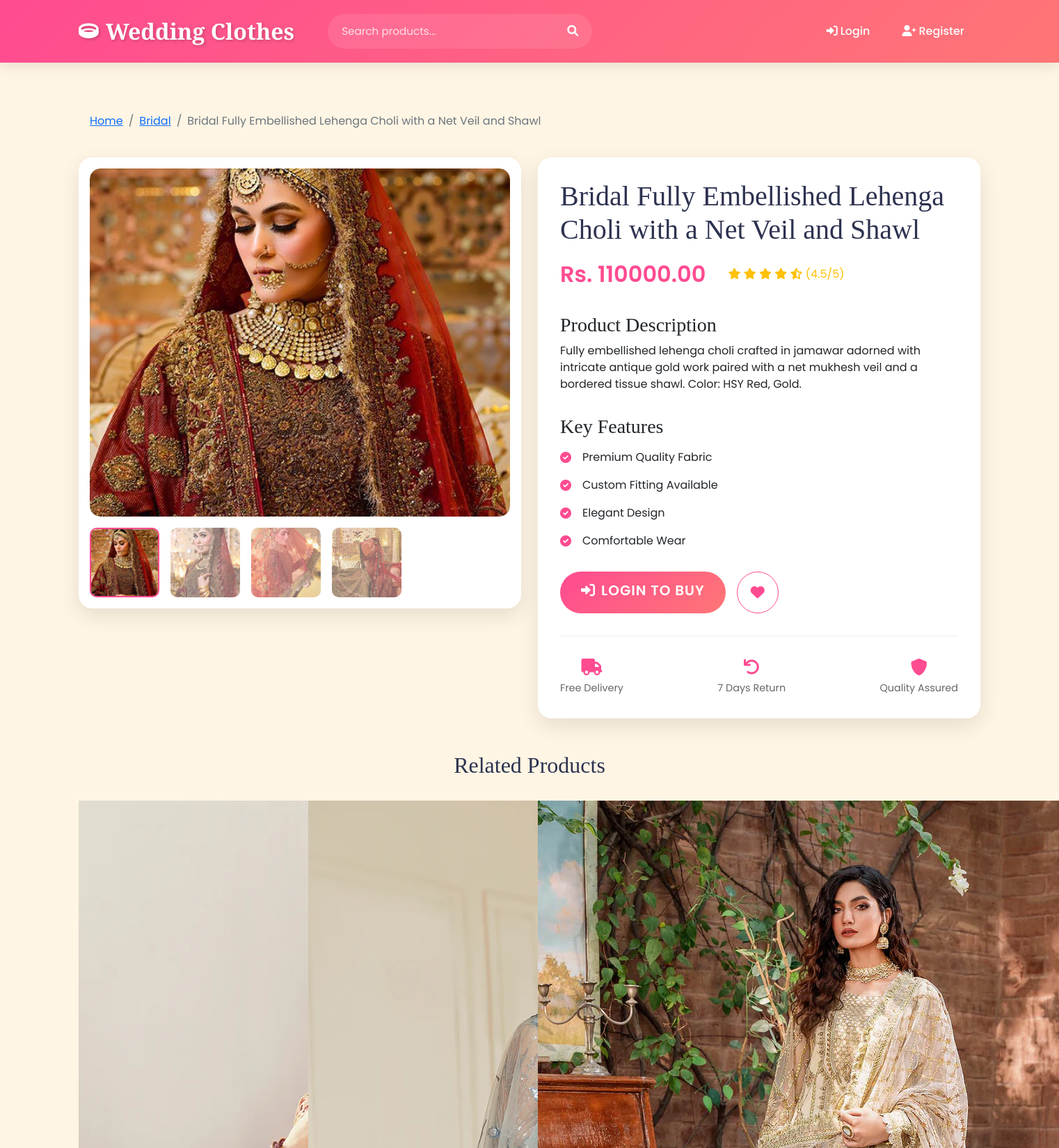
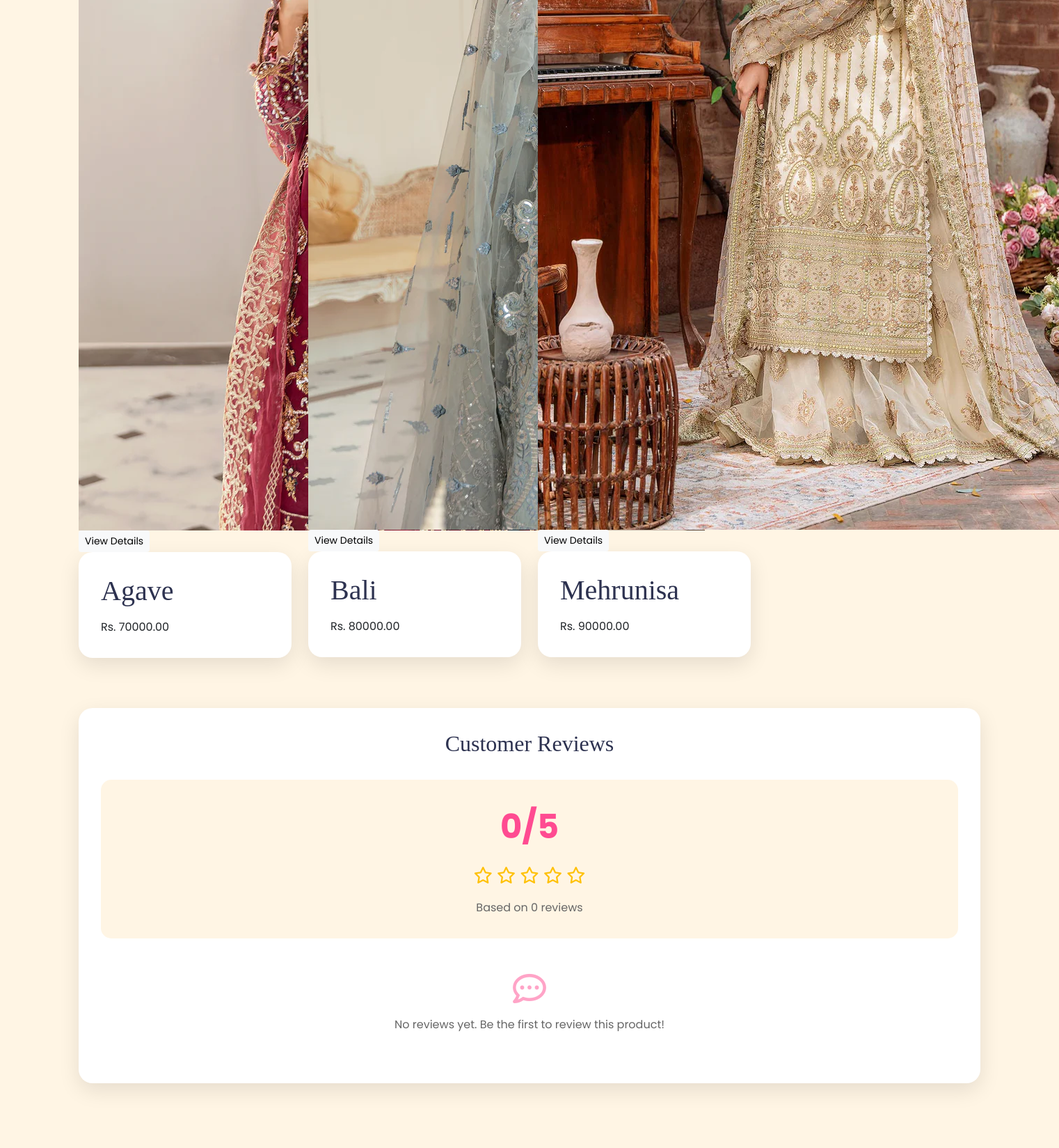
The page /product/9/ (upper part) on the database its author committed (2 pictures, top to bottom).
### shopapp/models.py (models this page shows, shortened)
class Product(models.Model):
    category = models.ForeignKey(Category, on_delete=models.CASCADE)
    name = models.CharField(max_length=200)
    price = models.DecimalField(max_digits=10, decimal_places=2)
    description = models.TextField()
    image = models.ImageField(upload_to='products/')

class Category(models.Model):
    name = models.CharField(max_length=100)
    image = models.ImageField(upload_to='categories/', null=True, blank=True)

class ProductImage(models.Model):
    product = models.ForeignKey(Product, related_name='images', on_delete=models.CASCADE)
    image = models.ImageField(upload_to='product_gallery/')
    is_featured = models.BooleanField(default=False)

### shopapp/views.py (the view, shortened to what this page needs)
# urls.py: path('product/<int:product_id>/', views.product_detail, name='product_detail'),
def product_detail(request, product_id):
    product = Product.objects.get(id=product_id)
    product_images = product.images.all()
    related_products = Product.objects.filter(category=product.category).exclude(id=product.id)[:4]
    reviews = product.reviews.all()
    avg_rating = reviews.aggregate(Avg('rating'))['rating__avg'] or 0
    avg_rating = round(avg_rating, 1)
    has_purchased = False
    user_has_reviewed = False
    return render(request, 'shopapp/product_detail.html', {
        'product': product,
        'product_images': product_images,
        'related_products': related_products,
        'reviews': reviews,
        'avg_rating': avg_rating,
        'has_purchased': has_purchased,
        'user_has_reviewed': user_has_reviewed
    })

### shopapp/templates/shopapp/product_detail.html (shortened to what this page needs)
{% extends 'shopapp/base.html' %}
{% block content %}
<div class="product-detail-container">
    <div class="breadcrumb-wrapper mb-4" data-aos="fade-down">
        <nav aria-label="breadcrumb">
            <ol class="breadcrumb">
                <li class="breadcrumb-item"><a href="{% url 'home' %}">Home</a></li>
                <li class="breadcrumb-item"><a href="{% url 'category_products' product.category.id %}">{{ product.category.name }}</a></li>
                <li class="breadcrumb-item active">{{ product.name }}</li>
            </ol>
        </nav>
    </div>
    <div class="row">
        <div class="col-lg-6 mb-4" data-aos="fade-right">
            <div class="product-gallery">
                <div class="main-image-wrapper mb-3">
                </div>
                <div class="thumbnail-gallery">
                    <div class="thumbnail active" onclick="changeImage(this, '{{ product.image.url }}')">
                        <img src="{{ product.image.url }}" alt="Main Image">
                    </div>
                    {% for image in product_images %}
                    <div class="thumbnail" onclick="changeImage(this, '{{ image.image.url }}')">
                        <img src="{{ image.image.url }}" alt="Product Image {{ forloop.counter }}">
                    </div>
                    {% endfor %}
                </div>
            </div>
        </div>
        <div class="col-lg-6" data-aos="fade-left">
            <div class="product-info">
                <h1 class="product-title">{{ product.name }}</h1>
                <div class="product-meta">
                    <div class="price">Rs. {{ product.price }}</div>
                    <div class="rating">
                        <i class="fas fa-star"></i>
                        <i class="fas fa-star"></i>
                        <i class="fas fa-star"></i>
                        <i class="fas fa-star"></i>
                        <i class="fas fa-star-half-alt"></i>
                        <span>(4.5/5)</span>
                    </div>
                </div>
                <div class="product-description">
                    <h3>Product Description</h3>
                    <p>{{ product.description }}</p>
                </div>
                <div class="product-features">
                    <h3>Key Features</h3>
                    <ul>
                        <li><i class="fas fa-check-circle"></i> Premium Quality Fabric</li>
                        <li><i class="fas fa-check-circle"></i> Custom Fitting Available</li>
                        <li><i class="fas fa-check-circle"></i> Elegant Design</li>
                        <li><i class="fas fa-check-circle"></i> Comfortable Wear</li>
                    </ul>
                </div>
                <div class="product-actions">
                    {% if user.is_authenticated %}
                        <a href="{% url 'add_to_cart' product.id %}" class="btn btn-primary btn-lg add-to-cart-btn">
                            <i class="fas fa-shopping-cart me-2"></i>Add to Cart
                        </a>
                    {% else %}
                        <a href="{% url 'login' %}" class="btn btn-primary btn-lg">
                            <i class="fas fa-sign-in-alt me-2"></i>Login to Buy
                        </a>
                    {% endif %}
                    <button class="btn btn-outline-primary btn-lg wishlist-btn">
                        <i class="fas fa-heart"></i>
                    </button>
                </div>
                <div class="delivery-info">
                    <div class="delivery-item">
                        <i class="fas fa-truck"></i>
                        <span>Free Delivery</span>
                    </div>
                    <div class="delivery-item">
                        <i class="fas fa-undo"></i>
                        <span>7 Days Return</span>
                    </div>
                    <div class="delivery-item">
                        <i class="fas fa-shield-alt"></i>
                        <span>Quality Assured</span>
                    </div>
                </div>
            </div>
        </div>
    </div>
    <div class="related-products mt-5" data-aos="fade-up">
        <h2 class="section-title">Related Products</h2>
        <div class="row">
            {% for related_product in related_products %}
            <div class="col-md-3 mb-4">
                <div class="product-card">
                    <div class="product-image-wrapper">
                        <img src="{{ related_product.image.url }}" class="product-image" alt="{{ related_product.name }}">
                        <div class="product-overlay">
                            <div class="overlay-content">
                                <a href="{% url 'product_detail' related_product.id %}" class="btn btn-light btn-sm">
                                    View Details
                                </a>
                            </div>
                        </div>
                    </div>
                    <div class="product-info">
                        <h3 class="product-title">{{ related_product.name }}</h3>
                        <div class="product-price">Rs. {{ related_product.price }}</div>
                    </div>
                </div>
            </div>
            {% endfor %}
        </div>
    </div>
    <div class="reviews-section mt-5">
        <h2 class="section-title">Customer Reviews</h2>
        <div class="average-rating text-center mb-4">
            <div class="rating-number">{{ avg_rating }}/5</div>
            <div class="stars">
                {% for i in "12345"|make_list %}
                    {% if forloop.counter <= avg_rating %}
                        <i class="fas fa-star"></i>
                    {% elif forloop.counter <= avg_rating|add:"0.5" %}
                        <i class="fas fa-star-half-alt"></i>
                    {% else %}
                        <i class="far fa-star"></i>
                    {% endif %}
                {% endfor %}
            </div>
            <div class="total-reviews">Based on {{ reviews.count }} reviews</div>
        </div>
        <div class="reviews-list">
            {% for review in reviews %}
            <div class="review-card" data-aos="fade-up">
                <div class="review-header">
                    <div class="reviewer-info">
                        <i class="fas fa-user-circle"></i>
                        <span class="reviewer-name">{{ review.user.username }}</span>
                    </div>
                    <div class="review-rating">
                        {% for i in "12345"|make_list %}
                            {% if forloop.counter <= review.rating %}
                                <i class="fas fa-star"></i>
                            {% else %}
                                <i class="far fa-star"></i>
                            {% endif %}
                        {% endfor %}
                    </div>
                </div>
                <div class="review-content">
                    <p>{{ review.comment }}</p>
                </div>
                <div class="review-footer">
                    <span class="review-date">{{ review.created_at|date:"F d, Y" }}</span>
                </div>
            </div>
            {% empty %}
            <div class="no-reviews text-center py-4">
                <i class="far fa-comment-dots fa-3x mb-3"></i>
                <p>No reviews yet. Be the first to review this product!</p>
            </div>
            {% endfor %}
        </div>
    </div>
</div>
{% endblock %}

### shopapp/templates/shopapp/base.html (style rules this page uses)
:root { --primary-color: #FF4B91; --secondary-color: #FF7676; --accent-color: #FFB4B4; --dark-color: #2D3250; --light-color: #FFF5E4; }
body { font-family: 'Poppins', sans-serif; background-color: var(--light-color); }
h1, h2, h3, h4, h5, h6 { font-family: 'Playfair Display', serif; }
.btn-primary { background: linear-gradient(135deg, var(--primary-color), var(--secondary-color)); border: none; padding: 12px 30px; border-radius: 50px; font-weight: 600; text-transform: uppercase; letter-spacing: 1px; transition: all 0.3s ease; }

### shopapp/templates/shopapp/product_detail.html (style rules this page uses)
.product-detail-container { padding: 2rem 0; }
.breadcrumb-wrapper { background: var(--light-color); padding: 1rem; border-radius: 10px; }
.breadcrumb { margin: 0; }
.product-gallery { background: white; padding: 1rem; border-radius: 20px; box-shadow: 0 10px 30px rgba(0,0,0,0.1); }
.main-image-wrapper { position: relative; border-radius: 15px; overflow: hidden; }
.thumbnail-gallery { display: flex; gap: 1rem; margin-top: 1rem; }
.thumbnail { width: 100px; height: 100px; border-radius: 10px; overflow: hidden; cursor: pointer; opacity: 0.6; transition: all 0.3s ease; }
.thumbnail.active { opacity: 1; border: 2px solid var(--primary-color); }
.thumbnail img { width: 100%; height: 100%; object-fit: cover; }
.product-info { background: white; padding: 2rem; border-radius: 20px; box-shadow: 0 10px 30px rgba(0,0,0,0.1); }
.product-title { font-size: 2.5rem; margin-bottom: 1rem; color: var(--dark-color); }
.product-meta { display: flex; align-items: center; gap: 2rem; margin-bottom: 2rem; }
.price { font-size: 2rem; font-weight: 600; color: var(--primary-color); }
.rating { color: #ffc107; }
.product-description { margin-bottom: 2rem; }
.product-features ul { list-style: none; padding: 0; }
.product-features li { margin: 1rem 0; display: flex; align-items: center; gap: 1rem; }
.product-features i { color: var(--primary-color); }
.product-actions { display: flex; gap: 1rem; margin: 2rem 0; }
.wishlist-btn { width: 60px; height: 60px; border-radius: 50%; display: flex; align-items: center; justify-content: center; border-color: var(--primary-color); color: var(--primary-color); }
.delivery-info { display: flex; justify-content: space-between; margin-top: 2rem; padding-top: 2rem; border-top: 1px solid #eee; }
.delivery-item { text-align: center; }
.delivery-item i { font-size: 1.5rem; color: var(--primary-color); margin-bottom: 0.5rem; }
.delivery-item span { display: block; font-size: 0.9rem; color: #666; }
.section-title { text-align: center; margin-bottom: 2rem; color: var(--dark-color); }
.product-gallery, .product-info { animation: fadeIn 1s ease-out; }
.reviews-section { background: white; padding: 2rem; border-radius: 20px; box-shadow: 0 10px 30px rgba(0,0,0,0.1); }
.average-rating { padding: 2rem; background: var(--light-color); border-radius: 15px; }
.rating-number { font-size: 3rem; font-weight: 700; color: var(--primary-color); }
.stars { font-size: 1.5rem; color: #ffc107; margin: 1rem 0; }
.total-reviews { color: #666; }
.no-reviews { color: #666; }
.no-reviews i { color: var(--primary-color); opacity: 0.5; }

### rows shown on the page
Product: category.name "Bridal", name "Bridal Fully Embellished Lehenga Choli with a Net Veil and Shawl", image (picture), price "110000.00", description "Fully embellished lehenga choli crafted in jamawar adorned with intricate antique gold work paired with a net mukhesh veil and a bordered tissue shawl. Color: HSY Red, Gold."
ProductImage: image (picture)
ProductImage: image (picture)
ProductImage: image (picture)
Product: name "Agave", price "70000.00"
Product: name "Bali", price "80000.00"
Product: image (picture), name "Mehrunisa", price "90000.00"

### other values the page prints
{{ avg_rating }} "0"
{{ reviews.count }} "0"
